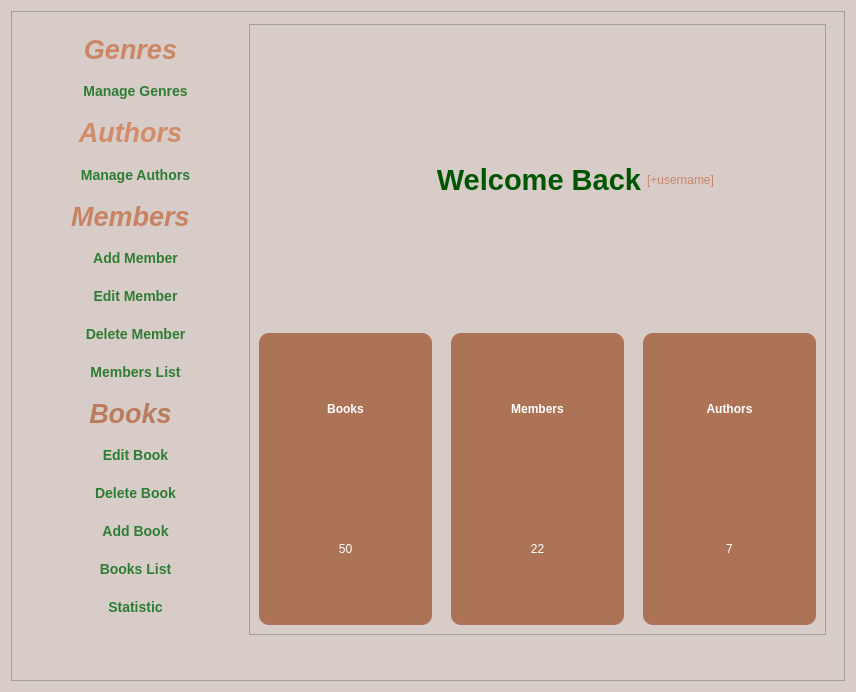
<?xml version="1.0" encoding="UTF-8"?>
<ui version="4.0">
 <class>digitalLibrary</class>
 <widget class="QDialog" name="digitalLibrary">
  <property name="geometry">
   <rect>
    <x>0</x>
    <y>0</y>
    <width>856</width>
    <height>692</height>
   </rect>
  </property>
  <property name="windowTitle">
   <string>Dialog</string>
  </property>
  <property name="styleSheet">
   <string notr="true">  background-color: #D7CCC8;</string>
  </property>
  <layout class="QVBoxLayout" name="verticalLayout_10">
   <item>
    <widget class="QFrame" name="frame_4">
     <property name="styleSheet">
      <string notr="true">  background-color: #D7CCC8;
</string>
     </property>
     <property name="frameShape">
      <enum>QFrame::Shape::StyledPanel</enum>
     </property>
     <property name="frameShadow">
      <enum>QFrame::Shadow::Raised</enum>
     </property>
     <widget class="QFrame" name="frame_3">
      <property name="geometry">
       <rect>
        <x>238</x>
        <y>13</y>
        <width>577</width>
        <height>611</height>
       </rect>
      </property>
      <property name="styleSheet">
       <string notr="true">  background-color: #D7CCC8;
</string>
      </property>
      <property name="frameShape">
       <enum>QFrame::Shape::StyledPanel</enum>
      </property>
      <property name="frameShadow">
       <enum>QFrame::Shadow::Raised</enum>
      </property>
      <layout class="QVBoxLayout" name="verticalLayout_3">
       <item>
        <layout class="QHBoxLayout" name="horizontalLayout_23">
         <item>
          <layout class="QHBoxLayout" name="horizontalLayout_22">
           <item>
            <layout class="QHBoxLayout" name="horizontalLayout">
             <item>
              <layout class="QVBoxLayout" name="verticalLayout_2">
               <item>
                <widget class="QFrame" name="frame_2">
                 <property name="styleSheet">
                  <string notr="true">  background-color: #D7CCC8;
border-radius: 10px;</string>
                 </property>
                 <property name="frameShape">
                  <enum>QFrame::Shape::StyledPanel</enum>
                 </property>
                 <property name="frameShadow">
                  <enum>QFrame::Shadow::Raised</enum>
                 </property>
                 <layout class="QVBoxLayout" name="verticalLayout_15">
                  <item>
                   <widget class="QLabel" name="label_3">
                    <property name="styleSheet">
                     <string notr="true">  background-color: #D7CCC8;</string>
                    </property>
                    <property name="text">
                     <string/>
                    </property>
                    <property name="pixmap">
                     <pixmap>:/login-book.png</pixmap>
                    </property>
                   </widget>
                  </item>
                 </layout>
                </widget>
               </item>
              </layout>
             </item>
            </layout>
           </item>
           <item>
            <widget class="QLabel" name="label">
             <property name="styleSheet">
              <string notr="true">font: italic 18pt &quot;Georgia&quot;;
color:  rgb(210, 156, 255);/* Violet foncé */
text-shadow: 1px 1px 2px #FFD70033;  /* Ombre dorée subtile */</string>
             </property>
             <property name="text">
              <string>&lt;html&gt;&lt;head/&gt;&lt;body&gt;&lt;p align=&quot;right&quot;&gt;&lt;span style=&quot; font-size:22pt; font-weight:700; color:#005500;&quot;&gt;Welcome Back&lt;/span&gt;&lt;/p&gt;&lt;/body&gt;&lt;/html&gt;</string>
             </property>
            </widget>
           </item>
           <item>
            <widget class="QLabel" name="username">
             <property name="styleSheet">
              <string notr="true">font: bold italic 24pt &quot;Georgia&quot;;
color: #D4AF37;  /* Or métallique */</string>
             </property>
             <property name="text">
              <string>&lt;html&gt;&lt;head/&gt;&lt;body&gt;&lt;p&gt;&lt;span style=&quot; color:#ca8665;&quot;&gt;[+username]&lt;/span&gt;&lt;/p&gt;&lt;/body&gt;&lt;/html&gt;</string>
             </property>
            </widget>
           </item>
          </layout>
         </item>
        </layout>
       </item>
       <item>
        <layout class="QHBoxLayout" name="horizontalLayout_21">
         <item>
          <widget class="QFrame" name="frame_9">
           <property name="styleSheet">
            <string notr="true">background-color: rgb(173, 115, 86);
border-radius: 10px;</string>
           </property>
           <property name="frameShape">
            <enum>QFrame::Shape::StyledPanel</enum>
           </property>
           <property name="frameShadow">
            <enum>QFrame::Shadow::Raised</enum>
           </property>
           <layout class="QVBoxLayout" name="verticalLayout_12">
            <item>
             <layout class="QVBoxLayout" name="verticalLayout_13">
              <item>
               <widget class="QLabel" name="label_24">
                <property name="styleSheet">
                 <string notr="true">font: 63 18pt &quot;georgia&quot;;
color: rgb(255, 255, 255);
font-weight: bold;</string>
                </property>
                <property name="text">
                 <string>Books</string>
                </property>
                <property name="alignment">
                 <set>Qt::AlignmentFlag::AlignCenter</set>
                </property>
               </widget>
              </item>
              <item>
               <widget class="QLabel" name="bookNum">
                <property name="styleSheet">
                 <string notr="true">font: bold 24pt &quot;Georgia&quot;;
color: white;
text-shadow: 0 0 5px #FFD700;  /* Lueur dorée */</string>
                </property>
                <property name="text">
                 <string>50</string>
                </property>
                <property name="alignment">
                 <set>Qt::AlignmentFlag::AlignCenter</set>
                </property>
               </widget>
              </item>
             </layout>
            </item>
           </layout>
          </widget>
         </item>
         <item>
          <spacer name="horizontalSpacer_19">
           <property name="orientation">
            <enum>Qt::Orientation::Horizontal</enum>
           </property>
           <property name="sizeType">
            <enum>QSizePolicy::Policy::Fixed</enum>
           </property>
           <property name="sizeHint" stdset="0">
            <size>
             <width>13</width>
             <height>20</height>
            </size>
           </property>
          </spacer>
         </item>
         <item>
          <widget class="QFrame" name="frame_8">
           <property name="styleSheet">
            <string notr="true">background-color: rgb(173, 115, 86);
border-radius: 10px;</string>
           </property>
           <property name="frameShape">
            <enum>QFrame::Shape::StyledPanel</enum>
           </property>
           <property name="frameShadow">
            <enum>QFrame::Shadow::Raised</enum>
           </property>
           <layout class="QVBoxLayout" name="verticalLayout_9">
            <item>
             <layout class="QVBoxLayout" name="verticalLayout_8">
              <item>
               <widget class="QLabel" name="label_20">
                <property name="styleSheet">
                 <string notr="true">font: 63 18pt &quot;georgia&quot;;
color: rgb(255, 255, 255);
font-weight: bold;</string>
                </property>
                <property name="text">
                 <string>Members</string>
                </property>
                <property name="alignment">
                 <set>Qt::AlignmentFlag::AlignCenter</set>
                </property>
               </widget>
              </item>
              <item>
               <widget class="QLabel" name="memberNum">
                <property name="styleSheet">
                 <string notr="true">font: bold 24pt &quot;Georgia&quot;;
color: white;
text-shadow: 0 0 5px #FFD700;  /* Lueur dorée */</string>
                </property>
                <property name="text">
                 <string>22</string>
                </property>
                <property name="alignment">
                 <set>Qt::AlignmentFlag::AlignCenter</set>
                </property>
               </widget>
              </item>
             </layout>
            </item>
           </layout>
          </widget>
         </item>
         <item>
          <spacer name="horizontalSpacer_21">
           <property name="orientation">
            <enum>Qt::Orientation::Horizontal</enum>
           </property>
           <property name="sizeType">
            <enum>QSizePolicy::Policy::Fixed</enum>
           </property>
           <property name="sizeHint" stdset="0">
            <size>
             <width>13</width>
             <height>20</height>
            </size>
           </property>
          </spacer>
         </item>
         <item>
          <widget class="QFrame" name="frame_6">
           <property name="styleSheet">
            <string notr="true">background-color: rgb(173, 115, 86);
border-radius: 10px;</string>
           </property>
           <property name="frameShape">
            <enum>QFrame::Shape::StyledPanel</enum>
           </property>
           <property name="frameShadow">
            <enum>QFrame::Shadow::Raised</enum>
           </property>
           <layout class="QHBoxLayout" name="horizontalLayout_20">
            <item>
             <layout class="QVBoxLayout" name="verticalLayout_7">
              <item>
               <widget class="QLabel" name="label_13">
                <property name="styleSheet">
                 <string notr="true">font: 63 18pt &quot;georgia&quot;;
color: rgb(255, 255, 255);
font-weight: bold;</string>
                </property>
                <property name="text">
                 <string>Authors</string>
                </property>
                <property name="alignment">
                 <set>Qt::AlignmentFlag::AlignCenter</set>
                </property>
               </widget>
              </item>
              <item>
               <widget class="QLabel" name="authorNum">
                <property name="styleSheet">
                 <string notr="true">font: bold 24pt &quot;Georgia&quot;;
color: white;
text-shadow: 0 0 5px #FFD700;  /* Lueur dorée */</string>
                </property>
                <property name="text">
                 <string>7</string>
                </property>
                <property name="alignment">
                 <set>Qt::AlignmentFlag::AlignCenter</set>
                </property>
               </widget>
              </item>
             </layout>
            </item>
           </layout>
          </widget>
         </item>
        </layout>
       </item>
      </layout>
     </widget>
     <widget class="QFrame" name="frame">
      <property name="geometry">
       <rect>
        <x>10</x>
        <y>10</y>
        <width>201</width>
        <height>611</height>
       </rect>
      </property>
      <property name="styleSheet">
       <string notr="true">background-color:795548; /* ou une autre couleur */
border-radius: 8px;
</string>
      </property>
      <property name="frameShape">
       <enum>QFrame::Shape::StyledPanel</enum>
      </property>
      <property name="frameShadow">
       <enum>QFrame::Shadow::Raised</enum>
      </property>
      <layout class="QVBoxLayout" name="verticalLayout">
       <item>
        <layout class="QHBoxLayout" name="horizontalLayout_3">
         <item>
          <spacer name="horizontalSpacer_2">
           <property name="orientation">
            <enum>Qt::Orientation::Horizontal</enum>
           </property>
           <property name="sizeType">
            <enum>QSizePolicy::Policy::Fixed</enum>
           </property>
           <property name="sizeHint" stdset="0">
            <size>
             <width>18</width>
             <height>20</height>
            </size>
           </property>
          </spacer>
         </item>
         <item>
          <widget class="QLabel" name="label_5">
           <property name="styleSheet">
            <string notr="true">QPushButton {
    font: 63 14pt &quot;Georgia&quot;;
    color: white;
    padding: 0 8px;
    background: transparent;
    border: none;
}
QPushButton:hover:!pressed {
    background: rgb(255, 168, 110); /* Orange clair */
    border-radius: 5px;
}</string>
           </property>
           <property name="text">
            <string>&lt;html&gt;&lt;head/&gt;&lt;body&gt;&lt;p align=&quot;center&quot;&gt;&lt;span style=&quot; font-size:20pt; font-weight:700; font-style:italic; color:#ca8665;&quot;&gt;Genres&lt;/span&gt;&lt;/p&gt;&lt;/body&gt;&lt;/html&gt;</string>
           </property>
          </widget>
         </item>
        </layout>
       </item>
       <item>
        <layout class="QHBoxLayout" name="horizontalLayout_5">
         <item>
          <spacer name="horizontalSpacer_3">
           <property name="orientation">
            <enum>Qt::Orientation::Horizontal</enum>
           </property>
           <property name="sizeType">
            <enum>QSizePolicy::Policy::Fixed</enum>
           </property>
           <property name="sizeHint" stdset="0">
            <size>
             <width>28</width>
             <height>20</height>
            </size>
           </property>
          </spacer>
         </item>
         <item>
          <widget class="QPushButton" name="manageGenre">
           <property name="styleSheet">
            <string notr="true">QPushButton{
    background-color: #D7CCC8;
    color: #2E7D32;
    border: none;
    border-radius: 15px;
    padding: 8px 16px;
    font-size: 14px;
    font-weight: 600;
}

:hover {
    background-color: #BCAAA4;
    color: #1B5E20;
    border: 1px solid #6D4C41;
}

:pressed {
    background-color: #8D6E63;
    color: white;
    font-size: 13.5px;
}
</string>
           </property>
           <property name="text">
            <string>Manage Genres</string>
           </property>
           <property name="autoDefault">
            <bool>false</bool>
           </property>
           <property name="default">
            <bool>false</bool>
           </property>
           <property name="flat">
            <bool>true</bool>
           </property>
          </widget>
         </item>
        </layout>
       </item>
       <item>
        <layout class="QHBoxLayout" name="horizontalLayout_4">
         <item>
          <spacer name="horizontalSpacer_18">
           <property name="orientation">
            <enum>Qt::Orientation::Horizontal</enum>
           </property>
           <property name="sizeType">
            <enum>QSizePolicy::Policy::Fixed</enum>
           </property>
           <property name="sizeHint" stdset="0">
            <size>
             <width>18</width>
             <height>20</height>
            </size>
           </property>
          </spacer>
         </item>
         <item>
          <widget class="QLabel" name="label_6">
           <property name="styleSheet">
            <string notr="true">color:rgb(85, 170, 0)qradialgradient(spread:pad, cx:0.5, cy:0.5, radius:0.5, fx:0.5, fy:0.5, stop:0 rgba(255, 235, 235, 206), stop:0.35 rgba(255, 188, 188, 80), stop:0.4 rgba(255, 162, 162, 80), stop:0.425 rgba(255, 132, 132, 156), stop:0.44 rgba(252, 128, 128, 80), stop:1 rgba(255, 255, 255, 0))</string>
           </property>
           <property name="text">
            <string>&lt;html&gt;&lt;head/&gt;&lt;body&gt;&lt;p align=&quot;center&quot;&gt;&lt;span style=&quot; font-size:20pt; font-weight:700; font-style:italic; color:#d38c69;&quot;&gt;Authors&lt;/span&gt;&lt;/p&gt;&lt;/body&gt;&lt;/html&gt;</string>
           </property>
          </widget>
         </item>
        </layout>
       </item>
       <item>
        <layout class="QHBoxLayout" name="horizontalLayout_6">
         <item>
          <spacer name="horizontalSpacer_4">
           <property name="orientation">
            <enum>Qt::Orientation::Horizontal</enum>
           </property>
           <property name="sizeType">
            <enum>QSizePolicy::Policy::Fixed</enum>
           </property>
           <property name="sizeHint" stdset="0">
            <size>
             <width>28</width>
             <height>20</height>
            </size>
           </property>
          </spacer>
         </item>
         <item>
          <widget class="QPushButton" name="manageAuthorButton">
           <property name="styleSheet">
            <string notr="true">QPushButton{
    background-color: #D7CCC8;
    color: #2E7D32;
    border: none;
    border-radius: 15px;
    padding: 8px 16px;
    font-size: 14px;
    font-weight: 600;
}

:hover {
    background-color: #BCAAA4;
    color: #1B5E20;
    border: 1px solid #6D4C41;
}

:pressed {
    background-color: #8D6E63;
    color: white;
    font-size: 13.5px;
}
</string>
           </property>
           <property name="text">
            <string>Manage Authors</string>
           </property>
           <property name="autoDefault">
            <bool>false</bool>
           </property>
           <property name="default">
            <bool>false</bool>
           </property>
           <property name="flat">
            <bool>true</bool>
           </property>
          </widget>
         </item>
        </layout>
       </item>
       <item>
        <layout class="QHBoxLayout" name="horizontalLayout_17">
         <item>
          <spacer name="horizontalSpacer_16">
           <property name="orientation">
            <enum>Qt::Orientation::Horizontal</enum>
           </property>
           <property name="sizeType">
            <enum>QSizePolicy::Policy::Fixed</enum>
           </property>
           <property name="sizeHint" stdset="0">
            <size>
             <width>18</width>
             <height>20</height>
            </size>
           </property>
          </spacer>
         </item>
         <item>
          <widget class="QLabel" name="label_7">
           <property name="styleSheet">
            <string notr="true"/>
           </property>
           <property name="text">
            <string>&lt;html&gt;&lt;head/&gt;&lt;body&gt;&lt;p align=&quot;center&quot;&gt;&lt;span style=&quot; font-size:20pt; font-weight:700; font-style:italic; color:#c78463;&quot;&gt;Members&lt;/span&gt;&lt;/p&gt;&lt;/body&gt;&lt;/html&gt;</string>
           </property>
          </widget>
         </item>
        </layout>
       </item>
       <item>
        <layout class="QHBoxLayout" name="horizontalLayout_7">
         <item>
          <spacer name="horizontalSpacer_5">
           <property name="orientation">
            <enum>Qt::Orientation::Horizontal</enum>
           </property>
           <property name="sizeType">
            <enum>QSizePolicy::Policy::Fixed</enum>
           </property>
           <property name="sizeHint" stdset="0">
            <size>
             <width>28</width>
             <height>20</height>
            </size>
           </property>
          </spacer>
         </item>
         <item>
          <widget class="QPushButton" name="addMemberBtn">
           <property name="styleSheet">
            <string notr="true">QPushButton{
    background-color: #D7CCC8;
    color: #2E7D32;
    border: none;
    border-radius: 15px;
    padding: 8px 16px;
    font-size: 14px;
    font-weight: 600;
}

:hover {
    background-color: #BCAAA4;
    color: #1B5E20;
    border: 1px solid #6D4C41;
}

:pressed {
    background-color: #8D6E63;
    color: white;
    font-size: 13.5px;
}
</string>
           </property>
           <property name="text">
            <string>Add Member</string>
           </property>
           <property name="autoDefault">
            <bool>false</bool>
           </property>
           <property name="default">
            <bool>false</bool>
           </property>
           <property name="flat">
            <bool>true</bool>
           </property>
          </widget>
         </item>
        </layout>
       </item>
       <item>
        <layout class="QHBoxLayout" name="horizontalLayout_8">
         <item>
          <spacer name="horizontalSpacer_6">
           <property name="orientation">
            <enum>Qt::Orientation::Horizontal</enum>
           </property>
           <property name="sizeType">
            <enum>QSizePolicy::Policy::Fixed</enum>
           </property>
           <property name="sizeHint" stdset="0">
            <size>
             <width>28</width>
             <height>20</height>
            </size>
           </property>
          </spacer>
         </item>
         <item>
          <widget class="QPushButton" name="editMemberBtn">
           <property name="styleSheet">
            <string notr="true">QPushButton{
    background-color: #D7CCC8;
    color: #2E7D32;
    border: none;
    border-radius: 15px;
    padding: 8px 16px;
    font-size: 14px;
    font-weight: 600;
}

:hover {
    background-color: #BCAAA4;
    color: #1B5E20;
    border: 1px solid #6D4C41;
}

:pressed {
    background-color: #8D6E63;
    color: white;
    font-size: 13.5px;
}
</string>
           </property>
           <property name="text">
            <string>Edit Member</string>
           </property>
           <property name="autoDefault">
            <bool>false</bool>
           </property>
           <property name="default">
            <bool>false</bool>
           </property>
           <property name="flat">
            <bool>true</bool>
           </property>
          </widget>
         </item>
        </layout>
       </item>
       <item>
        <layout class="QHBoxLayout" name="horizontalLayout_9">
         <item>
          <spacer name="horizontalSpacer_7">
           <property name="orientation">
            <enum>Qt::Orientation::Horizontal</enum>
           </property>
           <property name="sizeType">
            <enum>QSizePolicy::Policy::Fixed</enum>
           </property>
           <property name="sizeHint" stdset="0">
            <size>
             <width>28</width>
             <height>20</height>
            </size>
           </property>
          </spacer>
         </item>
         <item>
          <widget class="QPushButton" name="deleteMemberBtn">
           <property name="styleSheet">
            <string notr="true">QPushButton{
    background-color: #D7CCC8;
    color: #2E7D32;
    border: none;
    border-radius: 15px;
    padding: 8px 16px;
    font-size: 14px;
    font-weight: 600;
}

:hover {
    background-color: #BCAAA4;
    color: #1B5E20;
    border: 1px solid #6D4C41;
}

:pressed {
    background-color: #8D6E63;
    color: white;
    font-size: 13.5px;
}
</string>
           </property>
           <property name="text">
            <string>Delete Member</string>
           </property>
           <property name="autoDefault">
            <bool>false</bool>
           </property>
           <property name="default">
            <bool>false</bool>
           </property>
           <property name="flat">
            <bool>true</bool>
           </property>
          </widget>
         </item>
        </layout>
       </item>
       <item>
        <layout class="QHBoxLayout" name="horizontalLayout_10">
         <item>
          <spacer name="horizontalSpacer_8">
           <property name="orientation">
            <enum>Qt::Orientation::Horizontal</enum>
           </property>
           <property name="sizeType">
            <enum>QSizePolicy::Policy::Fixed</enum>
           </property>
           <property name="sizeHint" stdset="0">
            <size>
             <width>28</width>
             <height>20</height>
            </size>
           </property>
          </spacer>
         </item>
         <item>
          <widget class="QPushButton" name="membersListBtn">
           <property name="styleSheet">
            <string notr="true">QPushButton{
    background-color: #D7CCC8;
    color: #2E7D32;
    border: none;
    border-radius: 15px;
    padding: 8px 16px;
    font-size: 14px;
    font-weight: 600;
}

:hover {
    background-color: #BCAAA4;
    color: #1B5E20;
    border: 1px solid #6D4C41;
}

:pressed {
    background-color: #8D6E63;
    color: white;
    font-size: 13.5px;
}
</string>
           </property>
           <property name="text">
            <string>Members List</string>
           </property>
           <property name="autoDefault">
            <bool>false</bool>
           </property>
           <property name="default">
            <bool>false</bool>
           </property>
           <property name="flat">
            <bool>true</bool>
           </property>
          </widget>
         </item>
        </layout>
       </item>
       <item>
        <layout class="QHBoxLayout" name="horizontalLayout_18">
         <item>
          <spacer name="horizontalSpacer_11">
           <property name="orientation">
            <enum>Qt::Orientation::Horizontal</enum>
           </property>
           <property name="sizeType">
            <enum>QSizePolicy::Policy::Fixed</enum>
           </property>
           <property name="sizeHint" stdset="0">
            <size>
             <width>18</width>
             <height>20</height>
            </size>
           </property>
          </spacer>
         </item>
         <item>
          <widget class="QLabel" name="label_8">
           <property name="styleSheet">
            <string notr="true"/>
           </property>
           <property name="text">
            <string>&lt;html&gt;&lt;head/&gt;&lt;body&gt;&lt;p align=&quot;center&quot;&gt;&lt;span style=&quot; font-size:20pt; font-weight:700; font-style:italic; color:#bb7c5d;&quot;&gt;Books&lt;/span&gt;&lt;/p&gt;&lt;/body&gt;&lt;/html&gt;</string>
           </property>
          </widget>
         </item>
        </layout>
       </item>
       <item>
        <layout class="QHBoxLayout" name="horizontalLayout_12">
         <item>
          <spacer name="horizontalSpacer_10">
           <property name="orientation">
            <enum>Qt::Orientation::Horizontal</enum>
           </property>
           <property name="sizeType">
            <enum>QSizePolicy::Policy::Fixed</enum>
           </property>
           <property name="sizeHint" stdset="0">
            <size>
             <width>28</width>
             <height>20</height>
            </size>
           </property>
          </spacer>
         </item>
         <item>
          <widget class="QPushButton" name="editBookBtn">
           <property name="styleSheet">
            <string notr="true">QPushButton{
    background-color: #D7CCC8;
    color: #2E7D32;
    border: none;
    border-radius: 15px;
    padding: 8px 16px;
    font-size: 14px;
    font-weight: 600;
}

:hover {
    background-color: #BCAAA4;
    color: #1B5E20;
    border: 1px solid #6D4C41;
}

:pressed {
    background-color: #8D6E63;
    color: white;
    font-size: 13.5px;
}
</string>
           </property>
           <property name="text">
            <string>Edit Book</string>
           </property>
           <property name="autoDefault">
            <bool>false</bool>
           </property>
           <property name="default">
            <bool>false</bool>
           </property>
           <property name="flat">
            <bool>true</bool>
           </property>
          </widget>
         </item>
        </layout>
       </item>
       <item>
        <layout class="QHBoxLayout" name="horizontalLayout_13">
         <item>
          <spacer name="horizontalSpacer_12">
           <property name="orientation">
            <enum>Qt::Orientation::Horizontal</enum>
           </property>
           <property name="sizeType">
            <enum>QSizePolicy::Policy::Fixed</enum>
           </property>
           <property name="sizeHint" stdset="0">
            <size>
             <width>28</width>
             <height>20</height>
            </size>
           </property>
          </spacer>
         </item>
         <item>
          <widget class="QPushButton" name="deleteBookBtn">
           <property name="styleSheet">
            <string notr="true">QPushButton{
    background-color: #D7CCC8;
    color: #2E7D32;
    border: none;
    border-radius: 15px;
    padding: 8px 16px;
    font-size: 14px;
    font-weight: 600;
}

:hover {
    background-color: #BCAAA4;
    color: #1B5E20;
    border: 1px solid #6D4C41;
}

:pressed {
    background-color: #8D6E63;
    color: white;
    font-size: 13.5px;
}
</string>
           </property>
           <property name="text">
            <string>Delete Book</string>
           </property>
           <property name="autoDefault">
            <bool>false</bool>
           </property>
           <property name="default">
            <bool>false</bool>
           </property>
           <property name="flat">
            <bool>true</bool>
           </property>
          </widget>
         </item>
        </layout>
       </item>
       <item>
        <layout class="QHBoxLayout" name="horizontalLayout_11">
         <item>
          <spacer name="horizontalSpacer_9">
           <property name="orientation">
            <enum>Qt::Orientation::Horizontal</enum>
           </property>
           <property name="sizeType">
            <enum>QSizePolicy::Policy::Fixed</enum>
           </property>
           <property name="sizeHint" stdset="0">
            <size>
             <width>28</width>
             <height>20</height>
            </size>
           </property>
          </spacer>
         </item>
         <item>
          <widget class="QPushButton" name="addBookBtn">
           <property name="styleSheet">
            <string notr="true">QPushButton{
    background-color: #D7CCC8;
    color: #2E7D32;
    border: none;
    border-radius: 15px;
    padding: 8px 16px;
    font-size: 14px;
    font-weight: 600;
}

:hover {
    background-color: #BCAAA4;
    color: #1B5E20;
    border: 1px solid #6D4C41;
}

:pressed {
    background-color: #8D6E63;
    color: white;
    font-size: 13.5px;
}
</string>
           </property>
           <property name="text">
            <string>Add Book</string>
           </property>
           <property name="autoDefault">
            <bool>false</bool>
           </property>
           <property name="default">
            <bool>false</bool>
           </property>
           <property name="flat">
            <bool>true</bool>
           </property>
          </widget>
         </item>
        </layout>
       </item>
       <item>
        <layout class="QHBoxLayout" name="horizontalLayout_15">
         <item>
          <spacer name="horizontalSpacer_15">
           <property name="orientation">
            <enum>Qt::Orientation::Horizontal</enum>
           </property>
           <property name="sizeType">
            <enum>QSizePolicy::Policy::Fixed</enum>
           </property>
           <property name="sizeHint" stdset="0">
            <size>
             <width>28</width>
             <height>20</height>
            </size>
           </property>
          </spacer>
         </item>
         <item>
          <widget class="QPushButton" name="booksListBtn">
           <property name="styleSheet">
            <string notr="true">QPushButton{
    background-color: #D7CCC8;
    color: #2E7D32;
    border: none;
    border-radius: 15px;
    padding: 8px 16px;
    font-size: 14px;
    font-weight: 600;
}

:hover {
    background-color: #BCAAA4;
    color: #1B5E20;
    border: 1px solid #6D4C41;
}

:pressed {
    background-color: #8D6E63;
    color: white;
    font-size: 13.5px;
}
</string>
           </property>
           <property name="text">
            <string>Books List</string>
           </property>
           <property name="autoDefault">
            <bool>false</bool>
           </property>
           <property name="default">
            <bool>false</bool>
           </property>
           <property name="flat">
            <bool>true</bool>
           </property>
          </widget>
         </item>
        </layout>
       </item>
       <item>
        <layout class="QHBoxLayout" name="horizontalLayout_14">
         <item>
          <spacer name="horizontalSpacer_13">
           <property name="orientation">
            <enum>Qt::Orientation::Horizontal</enum>
           </property>
           <property name="sizeType">
            <enum>QSizePolicy::Policy::Fixed</enum>
           </property>
           <property name="sizeHint" stdset="0">
            <size>
             <width>28</width>
             <height>20</height>
            </size>
           </property>
          </spacer>
         </item>
         <item>
          <widget class="QPushButton" name="statsButton">
           <property name="styleSheet">
            <string notr="true">QPushButton{
    background-color: #D7CCC8;
    color: #2E7D32;
    border: none;
    border-radius: 15px;
    padding: 8px 16px;
    font-size: 14px;
    font-weight: 600;
}

:hover {
    background-color: #BCAAA4;
    color: #1B5E20;
    border: 1px solid #6D4C41;
}

:pressed {
    background-color: #8D6E63;
    color: white;
    font-size: 13.5px;
}
</string>
           </property>
           <property name="text">
            <string>Statistic</string>
           </property>
           <property name="autoDefault">
            <bool>false</bool>
           </property>
           <property name="default">
            <bool>false</bool>
           </property>
           <property name="flat">
            <bool>true</bool>
           </property>
          </widget>
         </item>
        </layout>
       </item>
      </layout>
     </widget>
    </widget>
   </item>
  </layout>
 </widget>
 <resources/>
 <connections/>
</ui>
